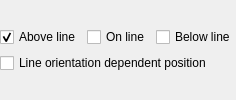
                   <widget class="QFrame" name="mLinePlacementFrame">
                    <property name="frameShape">
                     <enum>QFrame::NoFrame</enum>
                    </property>
                    <property name="frameShadow">
                     <enum>QFrame::Raised</enum>
                    </property>
                    <layout class="QGridLayout" name="gridLayout_2">
                     <property name="leftMargin">
                      <number>0</number>
                     </property>
                     <property name="topMargin">
                      <number>0</number>
                     </property>
                     <property name="rightMargin">
                      <number>0</number>
                     </property>
                     <property name="bottomMargin">
                      <number>0</number>
                     </property>
                     <item row="0" column="0" colspan="3">
                      <layout class="QGridLayout" name="gridLayout_20">
                       <item row="0" column="1">
                        <widget class="QCheckBox" name="chkLineAbove">
                         <property name="sizePolicy">
                          <sizepolicy hsizetype="Maximum" vsizetype="Fixed">
                           <horstretch>0</horstretch>
                           <verstretch>0</verstretch>
                          </sizepolicy>
                         </property>
                         <property name="text">
                          <string>Above line</string>
                         </property>
                         <property name="checked">
                          <bool>true</bool>
                         </property>
                        </widget>
                       </item>
                       <item row="0" column="3">
                        <widget class="QCheckBox" name="chkLineBelow">
                         <property name="text">
                          <string>Below line</string>
                         </property>
                        </widget>
                       </item>
                       <item row="0" column="2">
                        <widget class="QCheckBox" name="chkLineOn">
                         <property name="sizePolicy">
                          <sizepolicy hsizetype="Maximum" vsizetype="Fixed">
                           <horstretch>0</horstretch>
                           <verstretch>0</verstretch>
                          </sizepolicy>
                         </property>
                         <property name="text">
                          <string>On line</string>
                         </property>
                        </widget>
                       </item>
                       <item row="1" column="1" colspan="3">
                        <widget class="QCheckBox" name="chkLineOrientationDependent">
                         <property name="text">
                          <string>Line orientation dependent position</string>
                         </property>
                        </widget>
                       </item>
                      </layout>
                     </item>
                    </layout>
                   </widget>
